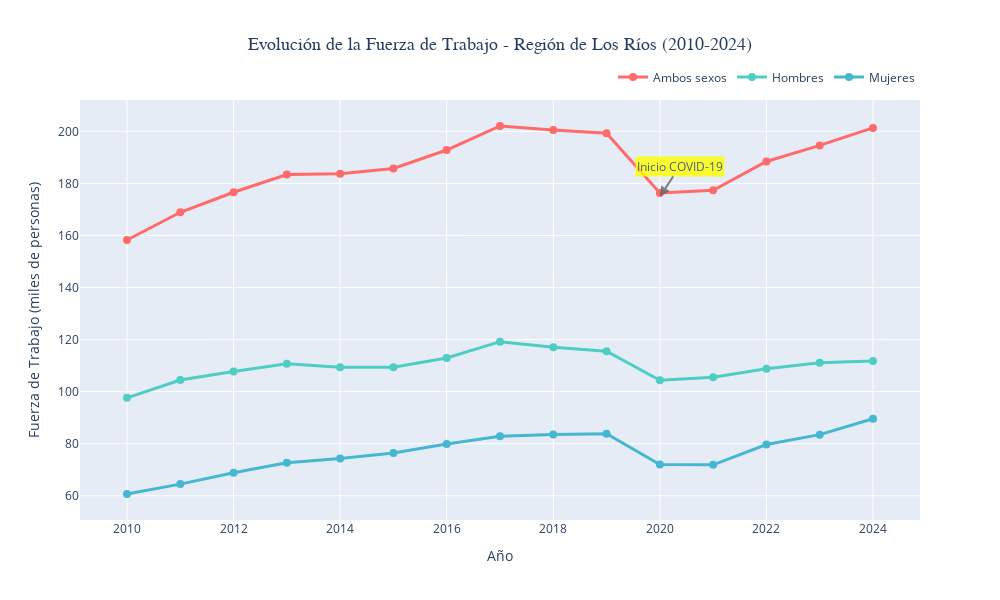
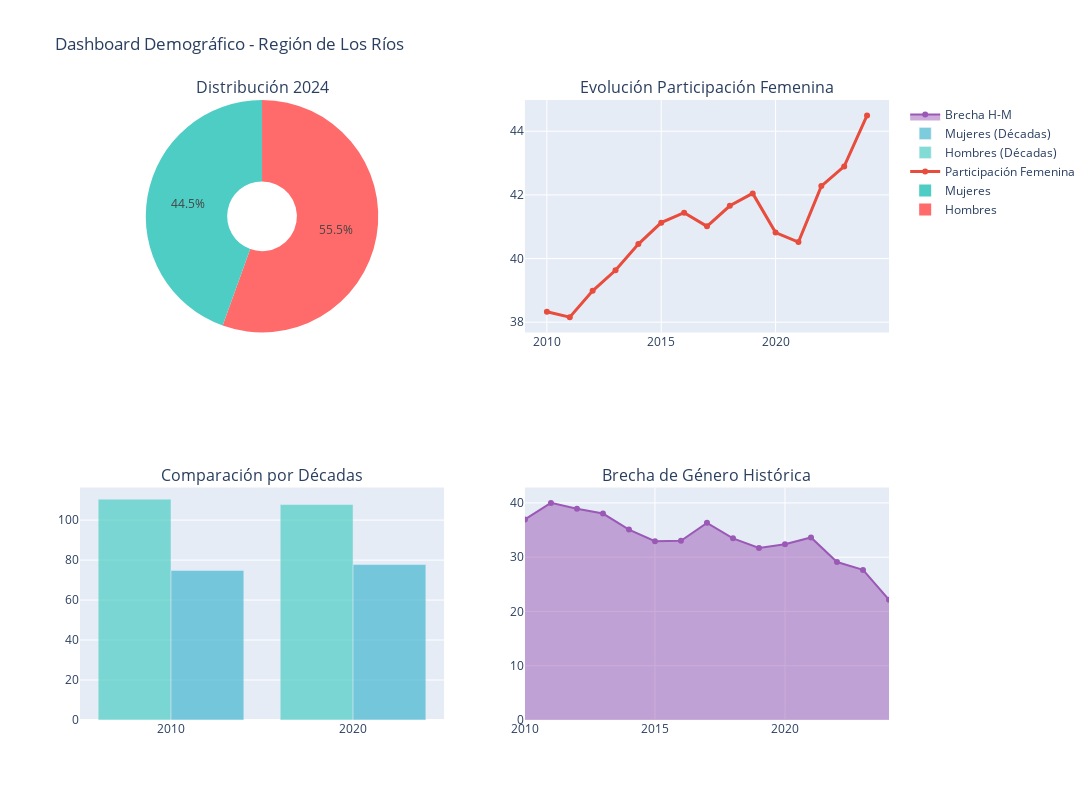

Notebook cell for these charts, in order:
### Markdown cell above
## 📊 8. Dashboard Interactivo Completo

Creamos un dashboard interactivo que integra todos los análisis realizados.

### Code cell
# Dashboard Interactivo con Plotly
print("📊 CREANDO DASHBOARD INTERACTIVO - LOS RÍOS")
print("="*50)

import plotly.graph_objects as go
from plotly.subplots import make_subplots
import plotly.express as px

# 1. Dashboard Principal: Evolución Temporal Interactiva
print("📈 1. Dashboard de Evolución Temporal")

# Preparar datos para dashboard temporal
yearly_data = clean_data.groupby(['año', 'sexo'])['value'].mean().reset_index()

# Crear gráfico interactivo principal
fig = go.Figure()

# Agregar líneas para cada género
colors = {'Ambos sexos': '#FF6B6B', 'Hombres': '#4ECDC4', 'Mujeres': '#45B7D1'}

for sexo in ['Ambos sexos', 'Hombres', 'Mujeres']:
    data_sexo = yearly_data[yearly_data['sexo'] == sexo]
    
    fig.add_trace(go.Scatter(
        x=data_sexo['año'],
        y=data_sexo['value'],
        mode='lines+markers',
        name=sexo,
        line=dict(color=colors[sexo], width=3),
        marker=dict(size=8),
        hovertemplate=f'<b>{sexo}</b><br>' +
                      'Año: %{x}<br>' +
                      'Fuerza de Trabajo: %{y:.1f} miles<br>' +
                      '<extra></extra>'
    ))

# Agregar anotaciones para eventos importantes
fig.add_annotation(
    x=2020, y=175,
    text="Inicio COVID-19",
    showarrow=True,
    arrowhead=2,
    arrowsize=1,
    arrowwidth=2,
    arrowcolor="#636363",
    ax=20, ay=-30,
    bgcolor="yellow",
    opacity=0.8
)

fig.update_layout(
    title={
        'text': 'Evolución de la Fuerza de Trabajo - Región de Los Ríos (2010-2024)',
        'x': 0.5,
        'font': {'size': 18, 'family': 'Arial Black'}
    },
    xaxis_title='Año',
    yaxis_title='Fuerza de Trabajo (miles de personas)',
    hovermode='x unified',
    width=1000,
    height=600,
    showlegend=True,
    legend=dict(
        orientation="h",
        yanchor="bottom",
        y=1.02,
        xanchor="right",
        x=1
    )
)

fig.show()

# 2. Dashboard de Distribución por Género
print("\n👥 2. Dashboard de Distribución por Género")

# Crear subplots para múltiples visualizaciones
fig2 = make_subplots(
    rows=2, cols=2,
    subplot_titles=('Distribución 2024', 'Evolución Participación Femenina', 
                   'Comparación por Décadas', 'Brecha de Género Histórica'),
    specs=[[{"type": "pie"}, {"type": "scatter"}],
           [{"type": "bar"}, {"type": "scatter"}]]
)

# Subplot 1: Pie chart de distribución actual
latest_data = clean_data[clean_data['año'] == clean_data['año'].max()]
gender_dist = latest_data.groupby('sexo')['value'].mean()
gender_dist_clean = gender_dist[gender_dist.index != 'Ambos sexos']

fig2.add_trace(
    go.Pie(labels=gender_dist_clean.index, 
           values=gender_dist_clean.values,
           hole=0.3,
           marker_colors=['#FF6B6B', '#4ECDC4']),
    row=1, col=1
)

# Subplot 2: Evolución de participación femenina
yearly_gender = clean_data.pivot_table(index='año', columns='sexo', values='value', aggfunc='mean')
participation = (yearly_gender['Mujeres'] / yearly_gender['Ambos sexos']) * 100

fig2.add_trace(
    go.Scatter(x=participation.index, 
               y=participation.values,
               mode='lines+markers',
               name='Participación Femenina',
               line=dict(color='#E74C3C', width=3)),
    row=1, col=2
)

# Subplot 3: Comparación por décadas
decades = clean_data.copy()
decades['decada'] = (decades['año'] // 10) * 10
decade_comparison = decades.groupby(['decada', 'sexo'])['value'].mean().reset_index()
decade_comparison = decade_comparison[decade_comparison['sexo'] != 'Ambos sexos']

for sexo in ['Hombres', 'Mujeres']:
    data_sexo = decade_comparison[decade_comparison['sexo'] == sexo]
    fig2.add_trace(
        go.Bar(x=data_sexo['decada'], 
               y=data_sexo['value'],
               name=f'{sexo} (Décadas)',
               marker_color=colors[sexo],
               opacity=0.7),
        row=2, col=1
    )

# Subplot 4: Brecha de género histórica
gender_gap = yearly_gender['Hombres'] - yearly_gender['Mujeres']
fig2.add_trace(
    go.Scatter(x=gender_gap.index,
               y=gender_gap.values,
               mode='lines+markers',
               name='Brecha H-M',
               fill='tonexty',
               line=dict(color='#9B59B6', width=2)),
    row=2, col=2
)

fig2.update_layout(
    title_text="Dashboard Demográfico - Región de Los Ríos",
    showlegend=True,
    height=800,
    width=1200
)

fig2.show()

# 3. Métricas Clave para el Dashboard
print("\n📋 3. Métricas Clave - Resumen Ejecutivo")

# Calcular métricas clave
latest_year = clean_data['año'].max()
latest_data = clean_data[clean_data['año'] == latest_year]

metrics = {
    'Fuerza de Trabajo Total (2024)': f"{latest_data[latest_data['sexo'] == 'Ambos sexos']['value'].iloc[0]:.1f} miles",
    'Participación Femenina (2024)': f"{((latest_data[latest_data['sexo'] == 'Mujeres']['value'].iloc[0] / latest_data[latest_data['sexo'] == 'Ambos sexos']['value'].iloc[0]) * 100):.1f}%",
    'Crecimiento Anual Promedio': f"{slope:.1f} miles/año",
    'Brecha de Género': f"{gender_gap_rel:.1f}%",
    'Coeficiente de Variación (Mujeres)': f"{volatility_stats.loc['Mujeres', 'coef_variacion']:.1f}%"
}

print("\n🏆 MÉTRICAS CLAVE - REGIÓN DE LOS RÍOS:")
print("-" * 50)
for metric, value in metrics.items():
    print(f"• {metric}: {value}")

print(f"\n✅ Dashboard interactivo completado")
print(f"💡 Los gráficos son interactivos - puedes hacer zoom, hover y filtrar")

### Figure 1 — Plotly figure (JSON) as saved in the notebook; plotly's stock layout.template omitted (floating-point values rounded to 4 significant figures)
{"data": [{"hovertemplate": "<b>Ambos sexos</b><br>Año: %{x}<br>Fuerza de Trabajo: %{y:.1f} miles<br><extra></extra>", "line": {"color": "#FF6B6B", "width": 3}, "marker": {"size": 8}, "mode": "lines+markers", "name": "Ambos sexos", "type": "scatter", "x": [2010, 2011, 2012, 2013, 2014, 2015, 2016, 2017, 2018, 2019, 2020, 2021, 2022, 2023, 2024], "y": [158.3, 168.9, 176.6, 183.5, 183.8, 185.7, 192.9, 202.1, 200.6, 199.3, 176.4, 177.4, 188.5, 194.6, 201.3]}, {"hovertemplate": "<b>Hombres</b><br>Año: %{x}<br>Fuerza de Trabajo: %{y:.1f} miles<br><extra></extra>", "line": {"color": "#4ECDC4", "width": 3}, "marker": {"size": 8}, "mode": "lines+markers", "name": "Hombres", "type": "scatter", "x": [2010, 2011, 2012, 2013, 2014, 2015, 2016, 2017, 2018, 2019, 2020, 2021, 2022, 2023, 2024], "y": [97.62, 104.5, 107.8, 110.7, 109.4, 109.4, 112.9, 119.2, 117.0, 115.5, 104.4, 105.5, 108.8, 111.1, 111.7]}, {"hovertemplate": "<b>Mujeres</b><br>Año: %{x}<br>Fuerza de Trabajo: %{y:.1f} miles<br><extra></extra>", "line": {"color": "#45B7D1", "width": 3}, "marker": {"size": 8}, "mode": "lines+markers", "name": "Mujeres", "type": "scatter", "x": [2010, 2011, 2012, 2013, 2014, 2015, 2016, 2017, 2018, 2019, 2020, 2021, 2022, 2023, 2024], "y": [60.67, 64.46, 68.86, 72.71, 74.34, 76.39, 79.92, 82.88, 83.56, 83.81, 71.99, 71.87, 79.67, 83.48, 89.59]}], "layout": {"annotations": [{"arrowcolor": "#636363", "arrowhead": 2, "arrowsize": 1, "arrowwidth": 2, "ax": 20, "ay": -30, "bgcolor": "yellow", "opacity": 0.8, "showarrow": true, "text": "Inicio COVID-19", "x": 2020, "y": 175}], "height": 600, "hovermode": "x unified", "legend": {"orientation": "h", "x": 1, "xanchor": "right", "y": 1.02, "yanchor": "bottom"}, "showlegend": true, "title": {"font": {"family": "Arial Black", "size": 18}, "text": "Evolución de la Fuerza de Trabajo - Región de Los Ríos (2010-2024)", "x": 0.5}, "width": 1000, "xaxis": {"title": {"text": "Año"}}, "yaxis": {"title": {"text": "Fuerza de Trabajo (miles de personas)"}}}}

### Figure 2 — Plotly figure (JSON) as saved in the notebook; plotly's stock layout.template omitted (floating-point values rounded to 4 significant figures)
{"data": [{"domain": {"x": [0, 0.45], "y": [0.625, 1]}, "hole": 0.3, "labels": ["Hombres", "Mujeres"], "marker": {"colors": ["#FF6B6B", "#4ECDC4"]}, "type": "pie", "values": [111.7, 89.59]}, {"line": {"color": "#E74C3C", "width": 3}, "mode": "lines+markers", "name": "Participación Femenina", "type": "scatter", "x": [2010, 2011, 2012, 2013, 2014, 2015, 2016, 2017, 2018, 2019, 2020, 2021, 2022, 2023, 2024], "xaxis": "x", "y": [38.33, 38.16, 38.98, 39.63, 40.45, 41.13, 41.44, 41.01, 41.66, 42.05, 40.82, 40.52, 42.28, 42.89, 44.5], "yaxis": "y"}, {"marker": {"color": "#4ECDC4"}, "name": "Hombres (Décadas)", "opacity": 0.7, "type": "bar", "x": [2010, 2020], "xaxis": "x2", "y": [110.5, 107.8], "yaxis": "y2"}, {"marker": {"color": "#45B7D1"}, "name": "Mujeres (Décadas)", "opacity": 0.7, "type": "bar", "x": [2010, 2020], "xaxis": "x2", "y": [74.84, 77.74], "yaxis": "y2"}, {"fill": "tonexty", "line": {"color": "#9B59B6", "width": 2}, "mode": "lines+markers", "name": "Brecha H-M", "type": "scatter", "x": [2010, 2011, 2012, 2013, 2014, 2015, 2016, 2017, 2018, 2019, 2020, 2021, 2022, 2023, 2024], "xaxis": "x3", "y": [36.95, 40.01, 38.91, 38.04, 35.09, 32.96, 33.01, 36.33, 33.47, 31.7, 32.39, 33.64, 29.11, 27.66, 22.15], "yaxis": "y3"}], "layout": {"annotations": [{"font": {"size": 16}, "showarrow": false, "text": "Distribución 2024", "x": 0.225, "xanchor": "center", "xref": "paper", "y": 1, "yanchor": "bottom", "yref": "paper"}, {"font": {"size": 16}, "showarrow": false, "text": "Evolución Participación Femenina", "x": 0.775, "xanchor": "center", "xref": "paper", "y": 1, "yanchor": "bottom", "yref": "paper"}, {"font": {"size": 16}, "showarrow": false, "text": "Comparación por Décadas", "x": 0.225, "xanchor": "center", "xref": "paper", "y": 0.375, "yanchor": "bottom", "yref": "paper"}, {"font": {"size": 16}, "showarrow": false, "text": "Brecha de Género Histórica", "x": 0.775, "xanchor": "center", "xref": "paper", "y": 0.375, "yanchor": "bottom", "yref": "paper"}], "height": 800, "showlegend": true, "title": {"text": "Dashboard Demográfico - Región de Los Ríos"}, "width": 1200, "xaxis": {"anchor": "y", "domain": [0.55, 1]}, "xaxis2": {"anchor": "y2", "domain": [0, 0.45]}, "xaxis3": {"anchor": "y3", "domain": [0.55, 1]}, "yaxis": {"anchor": "x", "domain": [0.625, 1]}, "yaxis2": {"anchor": "x2", "domain": [0, 0.375]}, "yaxis3": {"anchor": "x3", "domain": [0, 0.375]}}}
